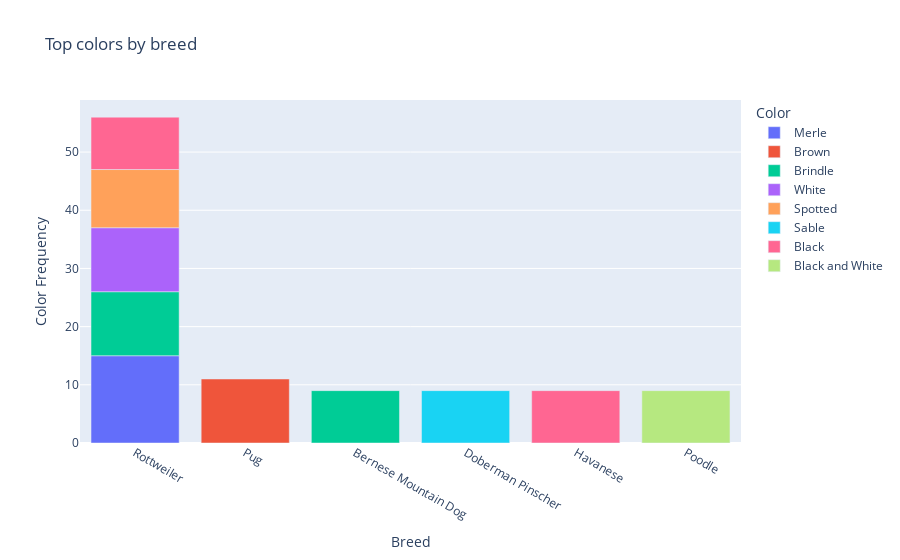

The notebook cell saved with this chart:
### Code cell
# top colors by bread

fig = px.bar(top_color_by_breed, x = 'Breed', y = 'count',
             color = 'Color',
             labels = {'count' : 'Color Frequency'},
             title = 'Top colors by breed'
             )

fig.show()

### Figure 1 — Plotly figure (JSON) as saved in the notebook; plotly's stock layout.template omitted (floating-point values rounded to 4 significant figures)
{"data": [{"alignmentgroup": "True", "hovertemplate": "Color=Merle<br>Breed=%{x}<br>Color Frequency=%{y}<extra></extra>", "legendgroup": "Merle", "marker": {"color": "#636efa", "pattern": {"shape": ""}}, "name": "Merle", "offsetgroup": "Merle", "orientation": "v", "showlegend": true, "textposition": "auto", "type": "bar", "x": ["Rottweiler"], "xaxis": "x", "y": [15], "yaxis": "y"}, {"alignmentgroup": "True", "hovertemplate": "Color=Brown<br>Breed=%{x}<br>Color Frequency=%{y}<extra></extra>", "legendgroup": "Brown", "marker": {"color": "#EF553B", "pattern": {"shape": ""}}, "name": "Brown", "offsetgroup": "Brown", "orientation": "v", "showlegend": true, "textposition": "auto", "type": "bar", "x": ["Pug"], "xaxis": "x", "y": [11], "yaxis": "y"}, {"alignmentgroup": "True", "hovertemplate": "Color=Brindle<br>Breed=%{x}<br>Color Frequency=%{y}<extra></extra>", "legendgroup": "Brindle", "marker": {"color": "#00cc96", "pattern": {"shape": ""}}, "name": "Brindle", "offsetgroup": "Brindle", "orientation": "v", "showlegend": true, "textposition": "auto", "type": "bar", "x": ["Rottweiler", "Bernese Mountain Dog"], "xaxis": "x", "y": [11, 9], "yaxis": "y"}, {"alignmentgroup": "True", "hovertemplate": "Color=White<br>Breed=%{x}<br>Color Frequency=%{y}<extra></extra>", "legendgroup": "White", "marker": {"color": "#ab63fa", "pattern": {"shape": ""}}, "name": "White", "offsetgroup": "White", "orientation": "v", "showlegend": true, "textposition": "auto", "type": "bar", "x": ["Rottweiler"], "xaxis": "x", "y": [11], "yaxis": "y"}, {"alignmentgroup": "True", "hovertemplate": "Color=Spotted<br>Breed=%{x}<br>Color Frequency=%{y}<extra></extra>", "legendgroup": "Spotted", "marker": {"color": "#FFA15A", "pattern": {"shape": ""}}, "name": "Spotted", "offsetgroup": "Spotted", "orientation": "v", "showlegend": true, "textposition": "auto", "type": "bar", "x": ["Rottweiler"], "xaxis": "x", "y": [10], "yaxis": "y"}, {"alignmentgroup": "True", "hovertemplate": "Color=Sable<br>Breed=%{x}<br>Color Frequency=%{y}<extra></extra>", "legendgroup": "Sable", "marker": {"color": "#19d3f3", "pattern": {"shape": ""}}, "name": "Sable", "offsetgroup": "Sable", "orientation": "v", "showlegend": true, "textposition": "auto", "type": "bar", "x": ["Doberman Pinscher"], "xaxis": "x", "y": [9], "yaxis": "y"}, {"alignmentgroup": "True", "hovertemplate": "Color=Black<br>Breed=%{x}<br>Color Frequency=%{y}<extra></extra>", "legendgroup": "Black", "marker": {"color": "#FF6692", "pattern": {"shape": ""}}, "name": "Black", "offsetgroup": "Black", "orientation": "v", "showlegend": true, "textposition": "auto", "type": "bar", "x": ["Havanese", "Rottweiler"], "xaxis": "x", "y": [9, 9], "yaxis": "y"}, {"alignmentgroup": "True", "hovertemplate": "Color=Black and White<br>Breed=%{x}<br>Color Frequency=%{y}<extra></extra>", "legendgroup": "Black and White", "marker": {"color": "#B6E880", "pattern": {"shape": ""}}, "name": "Black and White", "offsetgroup": "Black and White", "orientation": "v", "showlegend": true, "textposition": "auto", "type": "bar", "x": ["Poodle"], "xaxis": "x", "y": [9], "yaxis": "y"}], "layout": {"barmode": "relative", "legend": {"title": {"text": "Color"}, "tracegroupgap": 0}, "title": {"text": "Top colors by breed"}, "xaxis": {"anchor": "y", "domain": [0, 1], "title": {"text": "Breed"}}, "yaxis": {"anchor": "x", "domain": [0, 1], "title": {"text": "Color Frequency"}}}}
